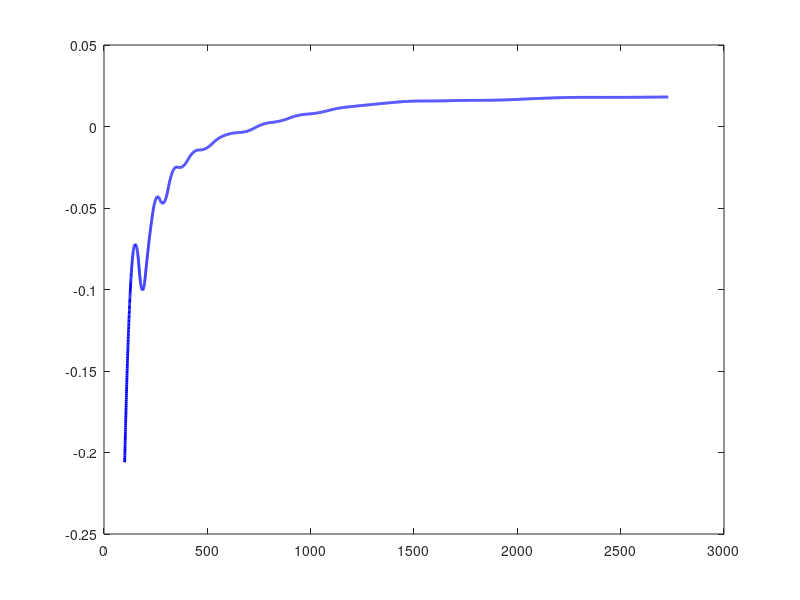

MATLAB code to generate this figure: (Note: this script raises an error after producing the figure.)
clc; clear; close all;

f = [100 120 145 170 200 235 270 310 355 405 ...
     460 520 585 655 730 810 895 985 1080 1180 ...
     1290 1410 1540 1680 1830 1990 2160 2340 2530 2730];

Z = [152.3 149.1 146.8 144.9 142.0 139.5 137.9 136.1 134.8 133.6 ...
     132.7 131.9 131.4 131.1 130.9 131.0 131.3 131.9 132.7 133.8 ...
     135.2 136.9 138.9 141.1 143.5 146.1 149.0 152.2 155.6 159.2];

sp = spline(f,Z);
sp1 = fnder(sp,1);
sp2 = fnder(sp,2);

fg = linspace(min(f),max(f),10000);
dZdf = ppval(sp1,fg);

idx = find(dZdf(1:end-1).*dZdf(2:end) < 0);
fmin = fg(idx(1));
Zmin = ppval(sp,fmin);
segunda = ppval(sp2,fmin);

fprintf('Minimo aproximado: f = %.4f Hz\n', fmin);
fprintf('|Z| minimo = %.4f ohmios\n', Zmin);
fprintf('Segunda derivada = %.8f\n', segunda);

figure;
plot(fg,dZdf,'b','LineWidth',2);
hold on;
yline(0,'r--');
plot(fmin,0,'ko','MarkerFaceColor','k');
grid on;
xlabel('Frecuencia f (Hz)');
ylabel('d|Z|/df');
title('Primera derivada del spline cúbico');
legend('d|Z|/df','Eje cero','Cambio de signo');
